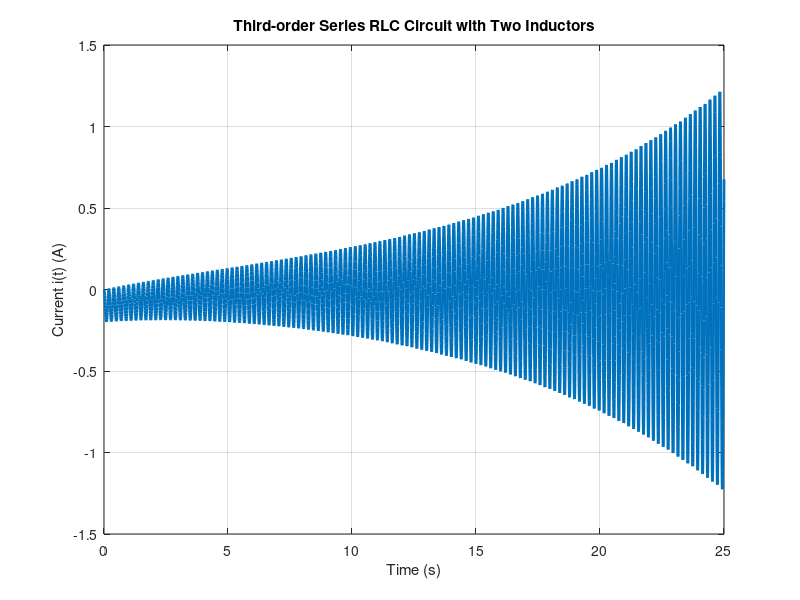

Recreate this plot in MATLAB.
%% Purpose of the program: compute the response of an RLC circuit. Series RLC in parallel with L. 
% L2.i''' + L1.i'' + R.i' + C1.i = 0

% Circuit's parameters
R  = 100;         % Ohm
L1 = 1e-3;     % H 
L2 = 100e-3;      % H
C  = 47e-3;     % F

% Define the ODE function
odefun = @(t, y) [ y(2);
                   y(3);
                   ( -L1*y(3) - R*y(2) - (1/C)*y(1) ) / L2 ];

% Define the time span and the initial conditions [i(0); i'(0); i''(0)]
tspan = [0, 25];
y0 = [0; 0; -100];

% Call MATLAB's ODE solver
[t, y] = ode45(odefun, tspan, y0);

% Plot
plot(t, y(:,1), 'LineWidth', 2)
xlabel('Time (s)')
ylabel('Current i(t) (A)')
title('Third-order Series RLC Circuit with Two Inductors')
grid on


% This answer represents an unstable circuit. This is unreproduceable because of the initial condition i''(0) = -100 A/s^2, so it is in fact a
% bit unreal. However, this shows that for this value of R, the circuit has a positive pole.